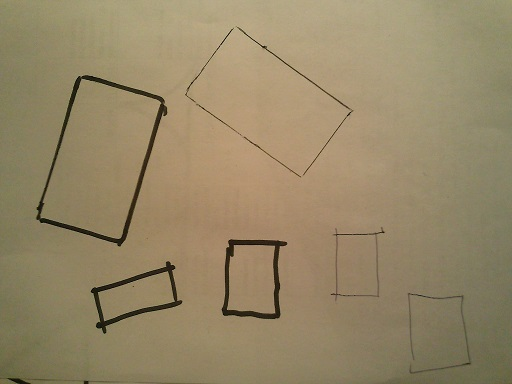
//> input picture tests/rectangle_5_1_6.jpg, 512 x 384 px
$ ./treshold   (built with g++ and OpenCV 4)
//> lines starting //> are read from the running program, lines starting //| are printed output that depends on the picture; after the words box and inside, x2 and y2 are one past the last pixel; in counts of white or black regions, pixels touching at a corner belong together
//
// пример порогового преобразования
// cvThreshold() и cvAdaptiveThreshold()
//
// http://robocraft.ru/blog/computervision/357.html
//

#include <opencv/cv.h>
#include <opencv/highgui.h>
#include <stdlib.h>
#include <stdio.h>

int main(int argc, char* argv[])
{
        IplImage *src=0, *dst=0, *dst2=0;

        // имя картинки задаётся первым параметром
        const char* filename = argc >= 2 ? argv[1] : "../tests/rectangle_5_1_6.jpg";
        // получаем картинку
        src = cvLoadImage(filename, 0);
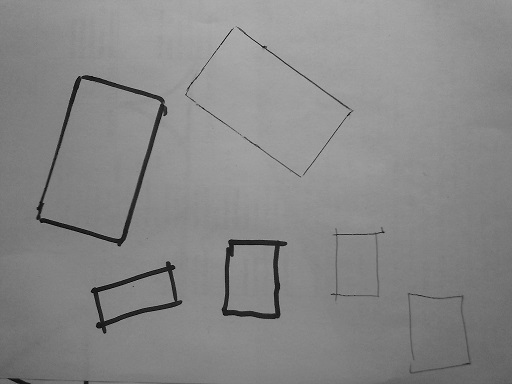
//> src: 384 rows x 512 cols, CV_8UC1; min 0, max 195, mean 135.8

        printf("[i] image: %s\n", filename);
        assert( src != 0 );

        // покажем изображение
        cvNamedWindow( "original", 1 );
        cvShowImage( "original", src );

        dst = cvCreateImage( cvSize(src->width, src->height), IPL_DEPTH_8U, 1);
        dst2 = cvCreateImage( cvSize(src->width, src->height), IPL_DEPTH_8U, 1);

        cvThreshold(src, dst, 50, 250, CV_THRESH_BINARY);
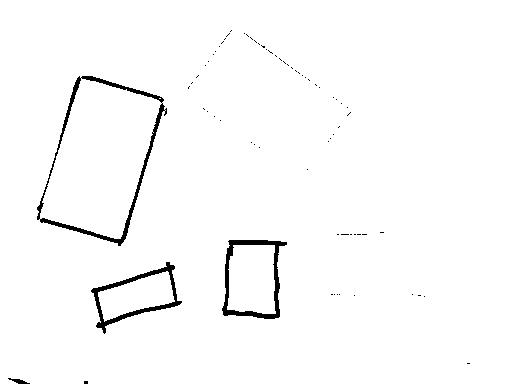
//> dst: 384 rows x 512 cols, CV_8UC1; values 0 (black) and 250 (white), 98% white; 70 black regions (66 under 20 px), largest, box (x1, y1, x2, y2) and area: (37, 76, 167, 246) 1575, (222, 240, 287, 319) 1098, (91, 262, 182, 334) 1006, (8, 378, 30, 384) 59
        cvAdaptiveThreshold(src, dst2, 250, CV_ADAPTIVE_THRESH_GAUSSIAN_C, CV_THRESH_BINARY, 7, 1);
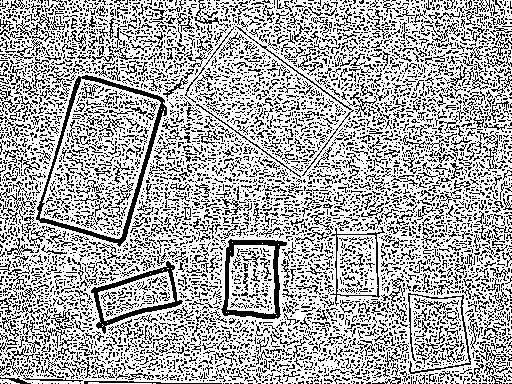
//> dst2: 384 rows x 512 cols, CV_8UC1; values 0 (black) and 250 (white), 68% white; black in thin lines or dots

        // показываем результаты
        cvNamedWindow( "cvThreshold", 1 );
        cvShowImage( "cvThreshold", dst);
        cvNamedWindow( "cvAdaptiveThreshold", 1 );
        cvShowImage( "cvAdaptiveThreshold", dst2);

        // ждём нажатия клавиши
        cvWaitKey(0);

        // освобождаем ресурсы
        cvReleaseImage(&src);
        cvReleaseImage(&dst);
        cvReleaseImage(&dst2);
        // удаляем окна
        cvDestroyAllWindows();
        return 0;
}

$ run again, with tests/rectangle_0_0_1.jpg copied over tests/rectangle_5_1_6.jpg
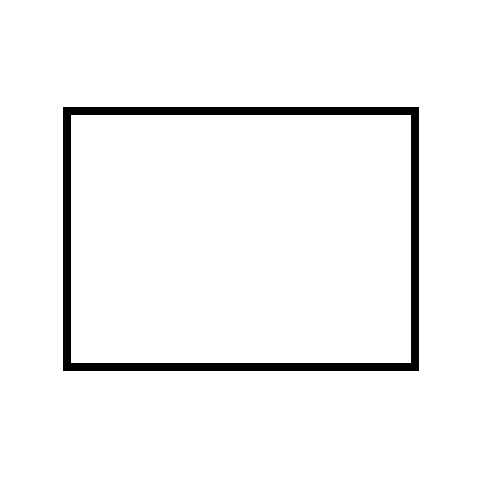
//> input picture tests/rectangle_0_0_1.jpg, 500 x 500 px
//> src is the input picture: 500 rows x 500 cols, CV_8UC1; min 0, max 255, mean 245.1
//> dst: 500 rows x 500 cols, CV_8UC1; values 0 (black) and 250 (white), 96.1% white; 1 black region, box (x1, y1, x2, y2) and area: (63, 107, 419, 371) 9664
//> `cvAdaptiveThreshold(src, dst2, 250, CV_ADAPTIVE_THRESH_GAUSSIAN_C, CV_..`:
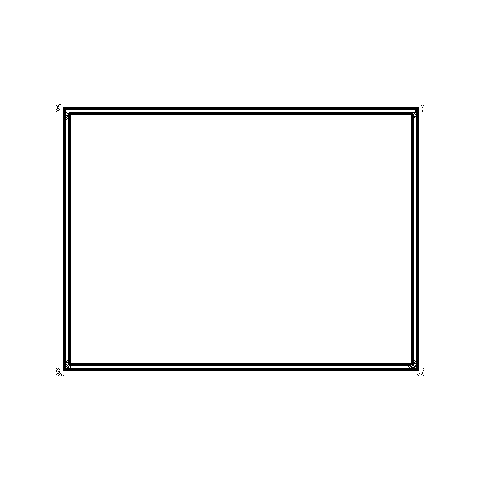
//> dst2: 500 rows x 500 cols, CV_8UC1; values 0 (black) and 250 (white), 97.1% white; 15 black regions (14 under 20 px), largest, box (x1, y1, x2, y2) and area: (63, 107, 419, 371) 7289

$ run again, with tests/rectangle_2_0_2.jpg copied over tests/rectangle_5_1_6.jpg
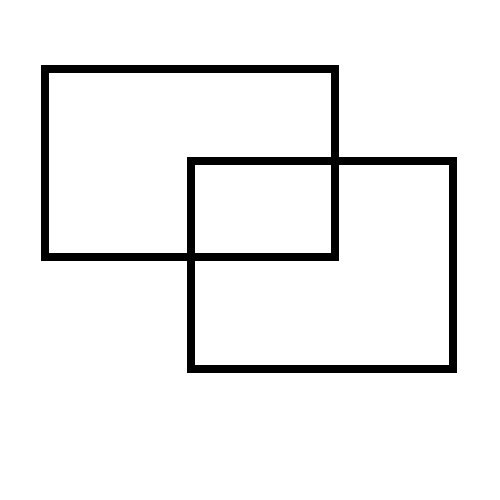
//> input picture tests/rectangle_2_0_2.jpg, 500 x 500 px
//> src is the input picture: 500 rows x 500 cols, CV_8UC1; min 0, max 255, mean 239.7
//> dst: 500 rows x 500 cols, CV_8UC1; values 0 (black) and 250 (white), 94% white; 1 black region, box (x1, y1, x2, y2) and area: (41, 65, 457, 373) 15040
//> `cvAdaptiveThreshold(src, dst2, 250, CV_ADAPTIVE_THRESH_GAUSSIAN_C, CV_..`:
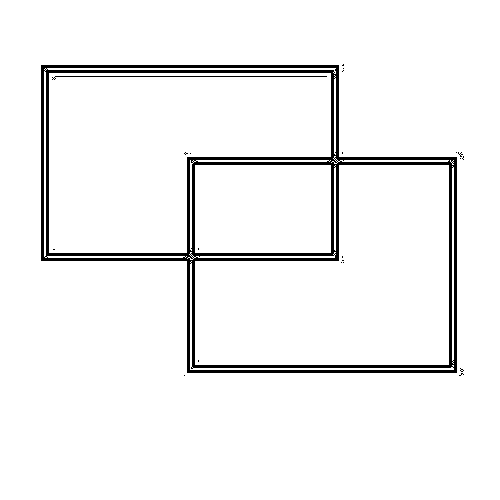
//> dst2: 500 rows x 500 cols, CV_8UC1; values 0 (black) and 250 (white), 95.3% white; 22 black regions (20 under 20 px), largest, box (x1, y1, x2, y2) and area: (41, 65, 457, 373) 11361, (52, 76, 327, 80) 278
